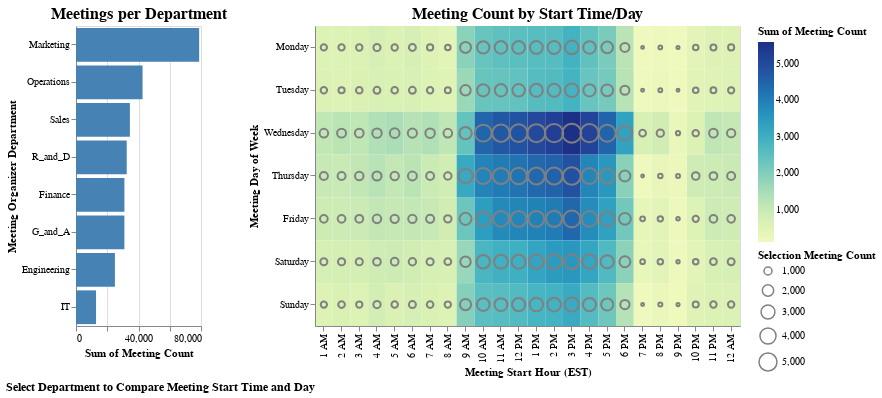

This figure's Vega-Lite source:
### Vega specification from a JSON file in a GitHub repository (floating-point values rounded to 4 significant figures; data arrays with more than 128 entries replaced by an {"elided": "..."} marker saying what was removed)
{"$schema": "https://vega.github.io/schema/vega/v5.json", "background": "white", "padding": 5, "height": 300, "title": {"text": "Select Department to Compare Meeting Start Time and Day", "align": "left", "fontSize": 12, "orient": "bottom", "anchor": "start"}, "data": [{"name": "selector005_store"}, {"name": "data-a50b2377ca546338ff454724c5f731b4", "values": {"elided": "681 records"}}, {"name": "data_1", "source": "data-a50b2377ca546338ff454724c5f731b4", "transform": [{"type": "aggregate", "groupby": ["Organizer_FunctionType"], "ops": ["sum"], "fields": ["Meeting Count"], "as": ["sum_Meeting Count"]}, {"type": "filter", "expr": "isValid(datum[\"sum_Meeting Count\"]) && isFinite(+datum[\"sum_Meeting Count\"])"}]}, {"name": "data_2", "source": "data-a50b2377ca546338ff454724c5f731b4", "transform": [{"type": "formula", "expr": "datum[\"StartHour\"]===\"1 AM\" ? 0 : datum[\"StartHour\"]===\"2 AM\" ? 1 : datum[\"StartHour\"]===\"3 AM\" ? 2 : datum[\"StartHour\"]===\"4 AM\" ? 3 : datum[\"StartHour\"]===\"5 AM\" ? 4 : datum[\"StartHour\"]===\"6 AM\" ? 5 : datum[\"StartHour\"]===\"7 AM\" ? 6 : datum[\"StartHour\"]===\"8 AM\" ? 7 : datum[\"StartHour\"]===\"9 AM\" ? 8 : datum[\"StartHour\"]===\"10 AM\" ? 9 : datum[\"StartHour\"]===\"11 AM\" ? 10 : datum[\"StartHour\"]===\"12 PM\" ? 11 : datum[\"StartHour\"]===\"1 PM\" ? 12 : datum[\"StartHour\"]===\"2 PM\" ? 13 : datum[\"StartHour\"]===\"3 PM\" ? 14 : datum[\"StartHour\"]===\"4 PM\" ? 15 : datum[\"StartHour\"]===\"5 PM\" ? 16 : datum[\"StartHour\"]===\"6 PM\" ? 17 : datum[\"StartHour\"]===\"7 PM\" ? 18 : datum[\"StartHour\"]===\"8 PM\" ? 19 : datum[\"StartHour\"]===\"9 PM\" ? 20 : datum[\"StartHour\"]===\"10 PM\" ? 21 : datum[\"StartHour\"]===\"11 PM\" ? 22 : datum[\"StartHour\"]===\"12 AM\" ? 23 : 24", "as": "x_StartHour_sort_index"}, {"type": "formula", "expr": "datum[\"StartDay\"]===\"Monday\" ? 0 : datum[\"StartDay\"]===\"Tuesday\" ? 1 : datum[\"StartDay\"]===\"Wednesday\" ? 2 : datum[\"StartDay\"]===\"Thursday\" ? 3 : datum[\"StartDay\"]===\"Friday\" ? 4 : datum[\"StartDay\"]===\"Saturday\" ? 5 : datum[\"StartDay\"]===\"Sunday\" ? 6 : 7", "as": "y_StartDay_sort_index"}]}, {"name": "data_3", "source": "data_2", "transform": [{"type": "aggregate", "groupby": ["StartHour", "StartDay"], "ops": ["sum"], "fields": ["Meeting Count"], "as": ["sum_Meeting Count"]}, {"type": "filter", "expr": "isValid(datum[\"sum_Meeting Count\"]) && isFinite(+datum[\"sum_Meeting Count\"])"}]}, {"name": "data_4", "source": "data-a50b2377ca546338ff454724c5f731b4", "transform": [{"type": "filter", "expr": "!length(data(\"selector005_store\")) || vlSelectionTest(\"selector005_store\", datum)"}, {"type": "formula", "expr": "datum[\"StartHour\"]===\"1 AM\" ? 0 : datum[\"StartHour\"]===\"2 AM\" ? 1 : datum[\"StartHour\"]===\"3 AM\" ? 2 : datum[\"StartHour\"]===\"4 AM\" ? 3 : datum[\"StartHour\"]===\"5 AM\" ? 4 : datum[\"StartHour\"]===\"6 AM\" ? 5 : datum[\"StartHour\"]===\"7 AM\" ? 6 : datum[\"StartHour\"]===\"8 AM\" ? 7 : datum[\"StartHour\"]===\"9 AM\" ? 8 : datum[\"StartHour\"]===\"10 AM\" ? 9 : datum[\"StartHour\"]===\"11 AM\" ? 10 : datum[\"StartHour\"]===\"12 PM\" ? 11 : datum[\"StartHour\"]===\"1 PM\" ? 12 : datum[\"StartHour\"]===\"2 PM\" ? 13 : datum[\"StartHour\"]===\"3 PM\" ? 14 : datum[\"StartHour\"]===\"4 PM\" ? 15 : datum[\"StartHour\"]===\"5 PM\" ? 16 : datum[\"StartHour\"]===\"6 PM\" ? 17 : datum[\"StartHour\"]===\"7 PM\" ? 18 : datum[\"StartHour\"]===\"8 PM\" ? 19 : datum[\"StartHour\"]===\"9 PM\" ? 20 : datum[\"StartHour\"]===\"10 PM\" ? 21 : datum[\"StartHour\"]===\"11 PM\" ? 22 : datum[\"StartHour\"]===\"12 AM\" ? 23 : 24", "as": "x_StartHour_sort_index"}, {"type": "formula", "expr": "datum[\"StartDay\"]===\"Monday\" ? 0 : datum[\"StartDay\"]===\"Tuesday\" ? 1 : datum[\"StartDay\"]===\"Wednesday\" ? 2 : datum[\"StartDay\"]===\"Thursday\" ? 3 : datum[\"StartDay\"]===\"Friday\" ? 4 : datum[\"StartDay\"]===\"Saturday\" ? 5 : datum[\"StartDay\"]===\"Sunday\" ? 6 : 7", "as": "y_StartDay_sort_index"}]}, {"name": "data_5", "source": "data_4", "transform": [{"type": "aggregate", "groupby": ["StartHour", "StartDay"], "ops": ["sum"], "fields": ["Meeting Count"], "as": ["sum_Meeting Count"]}, {"type": "filter", "expr": "isValid(datum[\"sum_Meeting Count\"]) && isFinite(+datum[\"sum_Meeting Count\"])"}]}], "signals": [{"name": "concat_0_width", "value": 125}, {"name": "concat_1_width", "value": 425}, {"name": "unit", "value": {}, "on": [{"events": "mousemove", "update": "isTuple(group()) ? group() : unit"}]}, {"name": "selector005", "update": "vlSelectionResolve(\"selector005_store\", \"union\", true, true)"}], "layout": {"padding": 20, "bounds": "full", "align": "each"}, "marks": [{"type": "group", "name": "concat_0_group", "title": {"text": "Meetings per Department", "align": "center", "fontSize": 16, "frame": "group"}, "style": "cell", "encode": {"update": {"width": {"signal": "concat_0_width"}, "height": {"signal": "height"}}}, "signals": [{"name": "selector005_tuple", "on": [{"events": [{"source": "scope", "type": "click"}], "update": "datum && item().mark.marktype !== 'group' ? {unit: \"concat_0\", fields: selector005_tuple_fields, values: [(item().isVoronoi ? datum.datum : datum)[\"Organizer_FunctionType\"]]} : null", "force": true}, {"events": [{"source": "view", "type": "dblclick"}], "update": "null"}]}, {"name": "selector005_tuple_fields", "value": [{"field": "Organizer_FunctionType", "channel": "y", "type": "E"}]}, {"name": "selector005_modify", "on": [{"events": {"signal": "selector005_tuple"}, "update": "modify(\"selector005_store\", selector005_tuple, true)"}]}], "marks": [{"name": "concat_0_marks", "type": "rect", "style": ["bar"], "interactive": true, "from": {"data": "data_1"}, "encode": {"update": {"fill": [{"test": "!length(data(\"selector005_store\")) || vlSelectionTest(\"selector005_store\", datum)", "value": "steelblue"}, {"value": "grey"}], "ariaRoleDescription": {"value": "bar"}, "description": {"signal": "\"Sum of Meeting Count: \" + (format(datum[\"sum_Meeting Count\"], \"\")) + \"; Organizer_FunctionType: \" + (isValid(datum[\"Organizer_FunctionType\"]) ? datum[\"Organizer_FunctionType\"] : \"\"+datum[\"Organizer_FunctionType\"])"}, "x": {"scale": "concat_0_x", "field": "sum_Meeting Count"}, "x2": {"scale": "concat_0_x", "value": 0}, "y": {"scale": "concat_0_y", "field": "Organizer_FunctionType"}, "height": {"scale": "concat_0_y", "band": 1}}}}], "axes": [{"scale": "concat_0_x", "orient": "bottom", "gridScale": "concat_0_y", "grid": true, "tickCount": {"signal": "ceil(concat_0_width/40)"}, "domain": false, "labels": false, "aria": false, "maxExtent": 0, "minExtent": 0, "ticks": false, "zindex": 0}, {"scale": "concat_0_x", "orient": "bottom", "grid": false, "title": "Sum of Meeting Count", "labelFlush": true, "labelOverlap": true, "tickCount": {"signal": "ceil(concat_0_width/40)"}, "zindex": 0}, {"scale": "concat_0_y", "orient": "left", "grid": false, "title": "Meeting Organizer Department", "zindex": 0}]}, {"type": "group", "name": "concat_1_group", "title": {"text": "Meeting Count by Start Time/Day", "align": "center", "fontSize": 16, "frame": "group"}, "style": "cell", "encode": {"update": {"width": {"signal": "concat_1_width"}, "height": {"signal": "height"}}}, "marks": [{"name": "concat_1_layer_0_marks", "type": "rect", "style": ["rect"], "interactive": false, "from": {"data": "data_3"}, "encode": {"update": {"fill": {"scale": "color", "field": "sum_Meeting Count"}, "description": {"signal": "\"Sum of Meeting Count: \" + (format(datum[\"sum_Meeting Count\"], \"\")) + \"; Meeting Start Hour (EST): \" + (isValid(datum[\"StartHour\"]) ? datum[\"StartHour\"] : \"\"+datum[\"StartHour\"]) + \"; Meeting Day of Week: \" + (isValid(datum[\"StartDay\"]) ? datum[\"StartDay\"] : \"\"+datum[\"StartDay\"])"}, "x": {"scale": "concat_1_x", "field": "StartHour"}, "width": {"scale": "concat_1_x", "band": 1}, "y": {"scale": "concat_1_y", "field": "StartDay"}, "height": {"scale": "concat_1_y", "band": 1}}}}, {"name": "concat_1_layer_1_marks", "type": "symbol", "style": ["point"], "interactive": false, "from": {"data": "data_5"}, "encode": {"update": {"fill": {"value": "transparent"}, "stroke": {"value": "grey"}, "ariaRoleDescription": {"value": "point"}, "description": {"signal": "\"Sum of Meeting Count: \" + (format(datum[\"sum_Meeting Count\"], \"\")) + \"; Meeting Start Hour (EST): \" + (isValid(datum[\"StartHour\"]) ? datum[\"StartHour\"] : \"\"+datum[\"StartHour\"]) + \"; Meeting Day of Week: \" + (isValid(datum[\"StartDay\"]) ? datum[\"StartDay\"] : \"\"+datum[\"StartDay\"])"}, "x": {"scale": "concat_1_x", "field": "StartHour", "band": 0.5}, "y": {"scale": "concat_1_y", "field": "StartDay", "band": 0.5}, "size": {"scale": "size", "field": "sum_Meeting Count"}}}}], "axes": [{"scale": "concat_1_x", "orient": "bottom", "grid": false, "title": "Meeting Start Hour (EST)", "labelAlign": "right", "labelAngle": 270, "labelBaseline": "middle", "zindex": 1}, {"scale": "concat_1_y", "orient": "left", "grid": false, "title": "Meeting Day of Week", "zindex": 1}], "legends": [{"fill": "color", "gradientLength": {"signal": "clamp(height, 64, 200)"}, "title": "Sum of Meeting Count"}, {"title": "Selection Meeting Count", "size": "size", "symbolType": "circle", "encode": {"symbols": {"update": {"fill": {"value": "transparent"}, "stroke": {"value": "grey"}}}}}]}], "scales": [{"name": "color", "type": "linear", "domain": {"data": "data_3", "field": "sum_Meeting Count"}, "range": "heatmap", "interpolate": "hcl", "zero": false}, {"name": "size", "type": "linear", "domain": {"data": "data_5", "field": "sum_Meeting Count"}, "range": [0, 361], "zero": true}, {"name": "concat_0_x", "type": "linear", "domain": {"data": "data_1", "field": "sum_Meeting Count"}, "range": [0, {"signal": "concat_0_width"}], "nice": true, "zero": true}, {"name": "concat_0_y", "type": "band", "domain": {"data": "data-a50b2377ca546338ff454724c5f731b4", "field": "Organizer_FunctionType", "sort": {"op": "sum", "field": "Meeting Count", "order": "descending"}}, "range": [0, {"signal": "height"}], "paddingInner": 0.1, "paddingOuter": 0.05}, {"name": "concat_1_x", "type": "band", "domain": {"fields": [{"data": "data_2", "field": "StartHour"}, {"data": "data_4", "field": "StartHour"}], "sort": {"op": "min", "field": "x_StartHour_sort_index"}}, "range": [0, {"signal": "concat_1_width"}], "paddingInner": 0, "paddingOuter": 0}, {"name": "concat_1_y", "type": "band", "domain": {"fields": [{"data": "data_2", "field": "StartDay"}, {"data": "data_4", "field": "StartDay"}], "sort": {"op": "min", "field": "y_StartDay_sort_index"}}, "range": [0, {"signal": "height"}], "paddingInner": 0, "paddingOuter": 0}], "config": {}}
